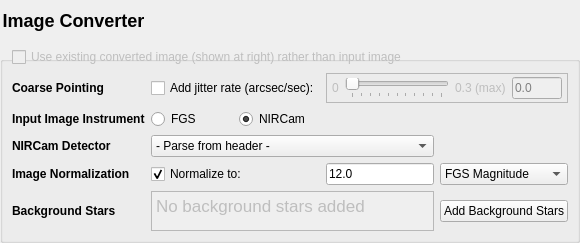
         <widget class="QGroupBox" name="groupBox_imageConverter">
          <property name="enabled">
           <bool>true</bool>
          </property>
          <property name="sizePolicy">
           <sizepolicy hsizetype="Minimum" vsizetype="Preferred">
            <horstretch>0</horstretch>
            <verstretch>0</verstretch>
           </sizepolicy>
          </property>
          <property name="toolTip">
           <string>Convert input image into a raw FGS image</string>
          </property>
          <property name="styleSheet">
           <string notr="true">QGroupBox { font-size: 18px; font-weight: bold; margin-top: 35px } QGroupBox::title { top: -25px }</string>
          </property>
          <property name="title">
           <string>Image Converter</string>
          </property>
          <property name="checkable">
           <bool>false</bool>
          </property>
          <layout class="QGridLayout" name="gridLayout_3">
           <item row="5" column="5">
            <widget class="QPushButton" name="pushButton_backgroundStars">
             <property name="toolTip">
              <string>Launch a dialog window to specify how to incorporate background stars in the image</string>
             </property>
             <property name="text">
              <string>Add Background Stars</string>
             </property>
            </widget>
           </item>
           <item row="1" column="0">
            <widget class="QLabel" name="label_instrument_2">
             <property name="toolTip">
              <string>Apply a Gaussian filter to the input image to simulate jitter present in coarse pointing</string>
             </property>
             <property name="text">
              <string>&lt;html&gt;&lt;head/&gt;&lt;body&gt;&lt;p&gt;&lt;span style=&quot; font-weight:600;&quot;&gt;Coarse Pointing&lt;/span&gt;&lt;/p&gt;&lt;/body&gt;&lt;/html&gt;</string>
             </property>
            </widget>
           </item>
           <item row="5" column="0">
            <widget class="QLabel" name="label_backgroundStars">
             <property name="toolTip">
              <string>Copy the input image and place it at other locations on the final image to simulate the presence of background stars</string>
             </property>
             <property name="text">
              <string>&lt;html&gt;&lt;head/&gt;&lt;body&gt;&lt;p&gt;&lt;span style=&quot; font-weight:600;&quot;&gt;Background Stars&lt;/span&gt;&lt;/p&gt;&lt;/body&gt;&lt;/html&gt;</string>
             </property>
            </widget>
           </item>
           <item row="2" column="0">
            <widget class="QLabel" name="label_instrument">
             <property name="toolTip">
              <string>Which instrument was used to take the input image</string>
             </property>
             <property name="text">
              <string>&lt;html&gt;&lt;head/&gt;&lt;body&gt;&lt;p&gt;&lt;span style=&quot; font-weight:600;&quot;&gt;Input Image Instrument&lt;/span&gt;&lt;/p&gt;&lt;/body&gt;&lt;/html&gt;</string>
             </property>
            </widget>
           </item>
           <item row="4" column="1" colspan="2">
            <widget class="QCheckBox" name="checkBox_normalize">
             <property name="enabled">
              <bool>true</bool>
             </property>
             <property name="toolTip">
              <string>Normalize the final image to a specified value. Expecting input in ADU/sec (countrate)</string>
             </property>
             <property name="text">
              <string>Normalize to:</string>
             </property>
             <property name="checked">
              <bool>true</bool>
             </property>
            </widget>
           </item>
           <item row="1" column="1" colspan="2">
            <widget class="QCheckBox" name="checkBox_coarsePointing">
             <property name="toolTip">
              <string>Apply a Gaussian filter to the input image to simulate jitter present in coarse pointing</string>
             </property>
             <property name="text">
              <string>Add jitter rate (arcsec/sec):</string>
             </property>
            </widget>
           </item>
           <item row="4" column="5">
            <widget class="QComboBox" name="comboBox_normalize">
             <property name="enabled">
              <bool>true</bool>
             </property>
             <property name="toolTip">
              <string>Units to normalize to</string>
             </property>
             <property name="currentIndex">
              <number>0</number>
             </property>
             <item>
              <property name="text">
               <string>FGS Magnitude</string>
              </property>
             </item>
             <item>
              <property name="text">
               <string>FGS counts</string>
              </property>
             </item>
            </widget>
           </item>
           <item row="4" column="3" colspan="2">
            <widget class="QLineEdit" name="lineEdit_normalize">
             <property name="enabled">
              <bool>true</bool>
             </property>
             <property name="toolTip">
              <string>Value to normalize to, in units at right</string>
             </property>
             <property name="styleSheet">
              <string notr="true">.QLineEdit:disabled {color: grey}</string>
             </property>
             <property name="text">
              <string>12.0</string>
             </property>
            </widget>
           </item>
           <item row="4" column="0">
            <widget class="QLabel" name="label_normalize">
             <property name="enabled">
              <bool>true</bool>
             </property>
             <property name="toolTip">
              <string>Normalize the final image to a specified value</string>
             </property>
             <property name="text">
              <string>&lt;html&gt;&lt;head/&gt;&lt;body&gt;&lt;p&gt;&lt;span style=&quot; font-weight:600;&quot;&gt;Image Normalization&lt;/span&gt;&lt;/p&gt;&lt;/body&gt;&lt;/html&gt;</string>
             </property>
            </widget>
           </item>
           <item row="2" column="2" colspan="2">
            <widget class="QRadioButton" name="radioButton_NIRCam">
             <property name="toolTip">
              <string>Which instrument was used to take the input image</string>
             </property>
             <property name="text">
              <string>NIRCam</string>
             </property>
             <property name="checked">
              <bool>true</bool>
             </property>
             <attribute name="buttonGroup">
              <string notr="true">buttonGroup_instrument</string>
             </attribute>
            </widget>
           </item>
           <item row="0" column="0" colspan="5">
            <widget class="QCheckBox" name="checkBox_useConvertedImage">
             <property name="enabled">
              <bool>false</bool>
             </property>
             <property name="toolTip">
              <string>Bypass all image convertor functions, and run other tool functions with the converted image instead of the input image</string>
             </property>
             <property name="text">
              <string>Use existing converted image (shown at right) rather than input image</string>
             </property>
             <property name="checked">
              <bool>false</bool>
             </property>
            </widget>
           </item>
           <item row="3" column="0">
            <widget class="QLabel" name="label_detector">
             <property name="toolTip">
              <string>Which NIRCam detector was used to take the input image</string>
             </property>
             <property name="text">
              <string>&lt;html&gt;&lt;head/&gt;&lt;body&gt;&lt;p&gt;&lt;span style=&quot; font-weight:600;&quot;&gt;NIRCam Detector&lt;/span&gt;&lt;/p&gt;&lt;/body&gt;&lt;/html&gt;</string>
             </property>
            </widget>
           </item>
           <item row="2" column="1">
            <widget class="QRadioButton" name="radioButton_FGS">
             <property name="toolTip">
              <string>Which instrument was used to take the input image</string>
             </property>
             <property name="text">
              <string>FGS</string>
             </property>
             <attribute name="buttonGroup">
              <string notr="true">buttonGroup_instrument</string>
             </attribute>
            </widget>
           </item>
           <item row="1" column="3" colspan="3">
            <widget class="QFrame" name="frame_coarsePointing">
             <property name="enabled">
              <bool>false</bool>
             </property>
             <property name="minimumSize">
              <size>
               <width>0</width>
               <height>30</height>
              </size>
             </property>
             <property name="frameShape">
              <enum>QFrame::StyledPanel</enum>
             </property>
             <property name="frameShadow">
              <enum>QFrame::Raised</enum>
             </property>
             <layout class="QHBoxLayout" name="horizontalLayout_2">
              <property name="leftMargin">
               <number>5</number>
              </property>
              <property name="topMargin">
               <number>0</number>
              </property>
              <property name="rightMargin">
               <number>5</number>
              </property>
              <property name="bottomMargin">
               <number>0</number>
              </property>
              <item>
               <widget class="QLabel" name="label_jitterMin">
                <property name="toolTip">
                 <string>Speed of the jitter in arcsec/sec</string>
                </property>
                <property name="text">
                 <string>0</string>
                </property>
               </widget>
              </item>
              <item>
               <widget class="QSlider" name="horizontalSlider_coarsePointing">
                <property name="minimumSize">
                 <size>
                  <width>100</width>
                  <height>0</height>
                 </size>
                </property>
                <property name="toolTip">
                 <string>Speed of the jitter in arcsec/sec</string>
                </property>
                <property name="maximum">
                 <number>100</number>
                </property>
                <property name="orientation">
                 <enum>Qt::Horizontal</enum>
                </property>
                <property name="tickPosition">
                 <enum>QSlider::TicksBelow</enum>
                </property>
               </widget>
              </item>
              <item>
               <widget class="QLabel" name="label_jitterMax">
                <property name="toolTip">
                 <string>Speed of the jitter in arcsec/sec</string>
                </property>
                <property name="text">
                 <string>0.3 (max)</string>
                </property>
               </widget>
              </item>
              <item>
               <widget class="QLineEdit" name="lineEdit_coarsePointing">
                <property name="enabled">
                 <bool>false</bool>
                </property>
                <property name="minimumSize">
                 <size>
                  <width>50</width>
                  <height>0</height>
                 </size>
                </property>
                <property name="maximumSize">
                 <size>
                  <width>50</width>
                  <height>16777215</height>
                 </size>
                </property>
                <property name="toolTip">
                 <string>Speed of the jitter in arcsec/sec</string>
                </property>
                <property name="styleSheet">
                 <string notr="true">.QLineEdit:disabled {color: grey}</string>
                </property>
                <property name="text">
                 <string>0.0</string>
                </property>
               </widget>
              </item>
             </layout>
            </widget>
           </item>
           <item row="5" column="1" colspan="4">
            <widget class="QTextEdit" name="textEdit_backgroundStars">
             <property name="enabled">
              <bool>false</bool>
             </property>
             <property name="maximumSize">
              <size>
               <width>16777215</width>
               <height>40</height>
              </size>
             </property>
             <property name="toolTip">
              <string>Copy the input image and place it at other locations on the final image to simulate the presence of background stars</string>
             </property>
             <property name="styleSheet">
              <string notr="true">QTextEdit { background-color : #ECECEC }
\</string>
             </property>
             <property name="html">
              <string>&lt;!DOCTYPE HTML PUBLIC &quot;-//W3C//DTD HTML 4.0//EN&quot; &quot;http://www.w3.org/TR/REC-html40/strict.dtd&quot;&gt;
&lt;html&gt;&lt;head&gt;&lt;meta name=&quot;qrichtext&quot; content=&quot;1&quot; /&gt;&lt;style type=&quot;text/css&quot;&gt;
p, li { white-space: pre-wrap; }
&lt;/style&gt;&lt;/head&gt;&lt;body style=&quot; font-family:'.SF NS Text'; font-size:13pt; font-weight:400; font-style:normal;&quot;&gt;
&lt;p style=&quot; margin-top:0px; margin-bottom:0px; margin-left:0px; margin-right:0px; -qt-block-indent:0; text-indent:0px;&quot;&gt;No background stars added&lt;/p&gt;&lt;/body&gt;&lt;/html&gt;</string>
             </property>
            </widget>
           </item>
           <item row="3" column="1" colspan="4">
            <widget class="QComboBox" name="comboBox_detector">
             <property name="toolTip">
              <string>Which NIRCam detector was used to take the input image</string>
             </property>
             <item>
              <property name="text">
               <string>- Parse from header -</string>
              </property>
             </item>
             <item>
              <property name="text">
               <string>A1</string>
              </property>
             </item>
             <item>
              <property name="text">
               <string>A2</string>
              </property>
             </item>
             <item>
              <property name="text">
               <string>A3</string>
              </property>
             </item>
             <item>
              <property name="text">
               <string>A4</string>
              </property>
             </item>
             <item>
              <property name="text">
               <string>A5 - long wave</string>
              </property>
             </item>
             <item>
              <property name="text">
               <string>B1</string>
              </property>
             </item>
             <item>
              <property name="text">
               <string>B2</string>
              </property>
             </item>
             <item>
              <property name="text">
               <string>B3</string>
              </property>
             </item>
             <item>
              <property name="text">
               <string>B4</string>
              </property>
             </item>
             <item>
              <property name="text">
               <string>B5 - long wave</string>
              </property>
             </item>
            </widget>
           </item>
          </layout>
         </widget>
